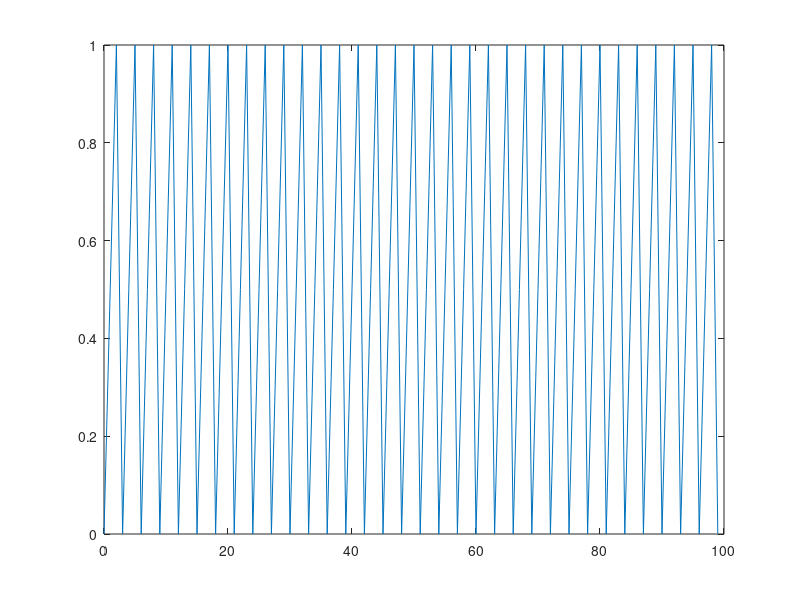

This figure's MATLAB source:
% Generador de rampa diente de sierra 
% Si ciclo de señal v_a = 60 Hz
% La rampa tendrá una frecuencia de 3 kHz

% samples of the signal
samples=100;
samplesArray = 0:samples-1;

% generate sawtooth wave using mod function
sawtoothSignal = 0.5 * mod(samplesArray, 3);

% plot the signal
plot(samplesArray,sawtoothSignal);

% just for VSCode
pause(15);